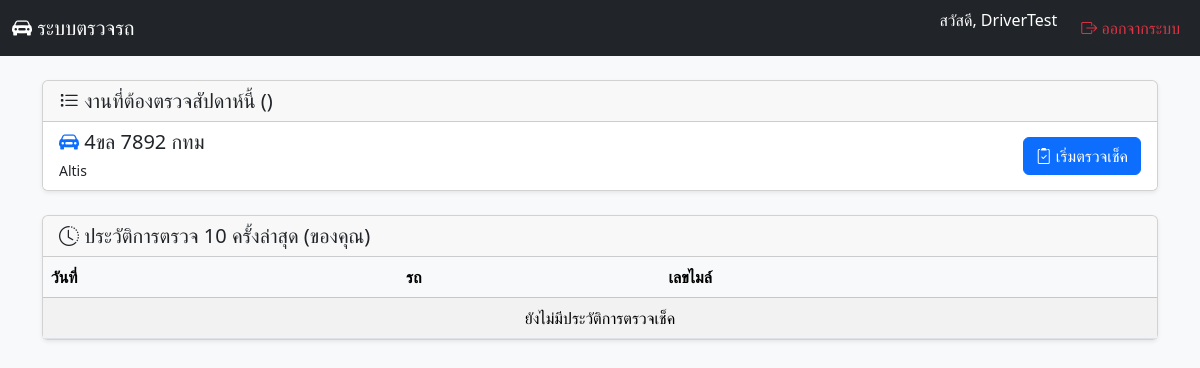
Page /dashboard/ (signed in) on the committed database.
### inspection/models.py (models this page shows, shortened)
class Schedule(models.Model):
    driver = models.ForeignKey(User, on_delete=models.CASCADE, verbose_name="พนักงานขับรถ")
    vehicle = models.ForeignKey(Vehicle, on_delete=models.CASCADE, verbose_name="รถที่ต้องตรวจ")
    date = models.DateField(default=timezone.now, verbose_name="วันที่ตรวจ")
    STATUS_CHOICES = [('PENDING', 'ยังไม่ตรวจ'), ('DONE', 'ตรวจแล้ว')]
    status = models.CharField(max_length=10, choices=STATUS_CHOICES, default='PENDING')
    class Meta:
        unique_together = ('driver', 'vehicle', 'date')
        verbose_name = "ตารางเวร"
        verbose_name_plural = "ตารางเวร"

class Vehicle(models.Model):
    license_plate = models.CharField(max_length=20, unique=True, verbose_name="ทะเบียนรถ")
    model = models.CharField(max_length=100, verbose_name="รุ่นรถ")
    last_service_mileage = models.IntegerField(default=0, verbose_name="เลขไมล์ที่เข้าศูนย์ล่าสุด")
    service_interval_km = models.IntegerField(default=10000, verbose_name="ระยะที่ต้องเข้าศูนย์ (กม.)")

### inspection/views.py (the view)
# urls.py: path('dashboard/', views.driver_dashboard, name='driver_dashboard'),
@login_required
def driver_dashboard(request):
    today = timezone.now().date()
    todays_schedules = Schedule.objects.filter(
        driver=request.user,
        date=today
    ).order_by('vehicle__license_plate')
    my_inspections = InspectionRecord.objects.filter(driver=request.user).order_by('-timestamp')[:10]
    context = {
        'todays_schedules': todays_schedules,
        'my_inspections': my_inspections,
    }
    return render(request, 'inspection/dashboard.html', context)

### inspection/context_processors.py (called while the page is built)
def notification_processor(request):
    pending_problem_count = 0
    if request.user.is_authenticated and request.user.is_staff:
        pending_problem_count = ProblemReport.objects.filter(status='NEW').count()
    return {
        'pending_problem_count': pending_problem_count
    }

### inspection/templates/inspection/dashboard.html (shortened to what this page needs)
{% extends 'base.html' %}
{% load form_filters %}
{% block content %}
<div class="card shadow-sm mb-4">
    <div class="card-header">
        <h3 class="h5 mb-0"><i class="bi bi-list-task"></i> งานที่ต้องตรวจสัปดาห์นี้ ({{ "now"|date:"l, j F Y" }})</h3>
    </div>
    {% if todays_schedules %}
        <ul class="list-group list-group-flush">
            {% for schedule in todays_schedules %}
            <li class="list-group-item d-flex justify-content-between align-items-center">
                <div>
                    <h5 class="mb-1">
                        {% if schedule.status == 'DONE' %}
                            <i class="bi bi-check-circle-fill text-success"></i> <del>{{ schedule.vehicle.license_plate }}</del>
                        {% else %}
                            <i class="bi bi-car-front-fill text-primary"></i> {{ schedule.vehicle.license_plate }}
                        {% endif %}
                    </h5>
                    <small>{{ schedule.vehicle.model }}</small>
                </div>
                {% if schedule.status == 'PENDING' %}
                    <a href="{% url 'inspect_vehicle' schedule.id %}" class="btn btn-primary">
                        <i class="bi bi-clipboard2-check"></i> เริ่มตรวจเช็ค
                    </a>
                {% else %}
                    <span class="badge bg-success rounded-pill">ตรวจเช็คแล้ว</span>
                {% endif %}
            </li>
            {% endfor %}
        </ul>
    {% else %}
        <div class="card-body text-center">
            <h4 class="text-muted">คุณไม่มีตารางเวรสำหรับสัปดาห์นี้</h4>
            <p class="text-muted">กรุณาติดต่อแอดมินเพื่อตรวจสอบตารางเวรของคุณ</p>
        </div>
    {% endif %}
</div>
<div class="card shadow-sm mt-4">
    <div class="card-header">
        <h3 class="h5 mb-0"><i class="bi bi-clock-history"></i> ประวัติการตรวจ 10 ครั้งล่าสุด (ของคุณ)</h3>
    </div>
    <div class="table-responsive">
        <table class="table table-striped table-hover mb-0">
            <thead class="table-light">
                <tr>
                    <th>วันที่</th>
                    <th>รถ</th>
                    <th>เลขไมล์</th>
                </tr>
            </thead>
            <tbody>
                {% for record in my_inspections %}
                <tr>
                    <td>{{ record.timestamp|date:"Y-m-d H:i" }}</td>
                    <td>{{ record.vehicle.license_plate }}</td>
                    <td>{{ record.odometer_reading|floatformat:"0" }} กม.</td>
                </tr>
                {% empty %}
                <tr>
                    <td colspan="3" class="text-center">ยังไม่มีประวัติการตรวจเช็ค</td>
                </tr>
                {% endfor %}
            </tbody>
        </table>
    </div>
</div>
{% endblock %}

### templates/base.html (shortened to what this page needs)
<!DOCTYPE html>
<html lang="th">
<head>
    <link href="https://cdn.jsdelivr.net/npm/bootstrap@5.3.3/dist/css/bootstrap.min.css" rel="stylesheet">
    <link rel="stylesheet" href="https://cdn.jsdelivr.net/npm/bootstrap-icons@1.11.3/font/bootstrap-icons.min.css">
</head>
<body>
    <nav class="navbar navbar-expand-lg navbar-dark bg-dark">
        <div class="container-fluid">
            <a class="navbar-brand" href="{% url 'driver_dashboard' %}">
                <i class="bi bi-car-front-fill"></i>
                ระบบตรวจรถ
            </a>
            <div class="collapse navbar-collapse" id="navbarNav">
                <ul class="navbar-nav ms-auto">
                    {% if user.is_authenticated %}
                        <li class="nav-item">
                            <span class="navbar-text text-white me-3">
                                สวัสดี, {{ user.username }}
                            </span>
                        </li>
                        <li class="nav-item">
                            <form action="{% url 'logout' %}" method="POST" class="d-inline">
                                <button type="submit" class="btn btn-link nav-link text-danger">
                                    <i class="bi bi-box-arrow-right"></i> ออกจากระบบ
                                </button>
                            </form>
                        </li>
                    {% else %}
                        <li class="nav-item">
                            <a class="nav-link" href="{% url 'login' %}">
                                <i class="bi bi-box-arrow-in-right"></i> เข้าสู่ระบบ
                            </a>
                        </li>
                    {% endif %}
                    </ul>
            </div>
        </div>
    </nav>
    <div class="container my-4">
        {% block content %}
        {% endblock %}
    </div>
</body>
</html>

### templates/base.html (style rules this page uses)
body { background-color: #f8f9fa; }

### rows in the picture
Schedule: vehicle.license_plate "4ขล 7892 กทม", vehicle.model "Altis", status "PENDING" (drawn)

### other values in the picture
{{ user.username }} "DriverTest"
